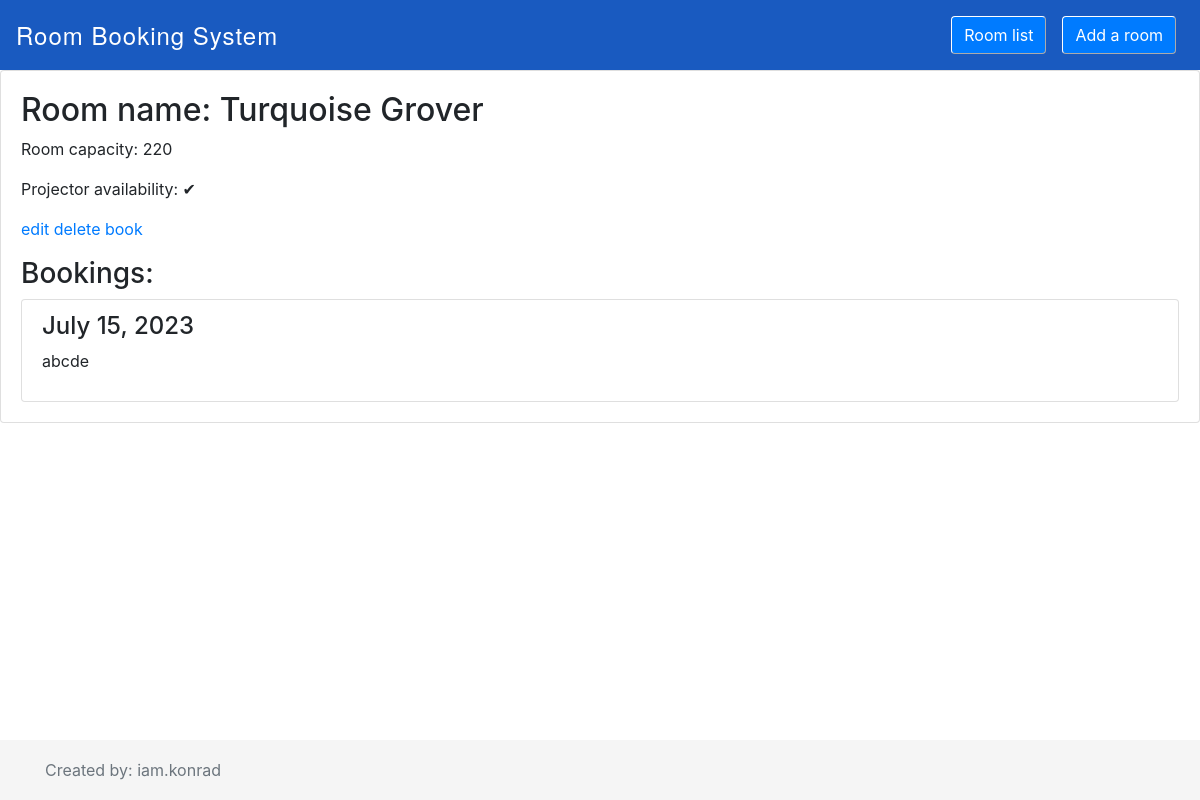
The page /room/4/ on the database its author committed.
### reservation_app/models.py (models this page shows)
class ConferenceRoom(models.Model):
    name=models.CharField(max_length=255, unique=True)
    capacity=models.PositiveIntegerField()
    projector_availability=models.BooleanField(default=False)

class RoomReservation(models.Model):
    room_id = models.ForeignKey(ConferenceRoom, on_delete=models.CASCADE)
    date=models.DateField()
    comment=models.TextField(null=True)
    class Meta:
        unique_together = ('room_id','date',)

### reservation_app/views.py (the view)
# urls.py: path('room/<int:room_id>/', RoomDetailsView.as_view(), name="room-details"),
class RoomDetailsView(View):
    def get(self, request, room_id):
        room = ConferenceRoom.objects.get(id=room_id)
        reservations = room.roomreservation_set.filter(date__gte=str(datetime.date.today())).order_by('date')
        return render(request, "room_details.html", context={"room": room, "reservations": reservations})

### reservation_app/templates/room_details.html (shortened to what this page needs)
<!DOCTYPE html>
<html lang="en">
<head>
  <link rel="stylesheet" href="https://maxcdn.bootstrapcdn.com/bootstrap/4.0.0/css/bootstrap.min.css">
</head>
<body>
<nav class="navbar navbar-expand-lg navbar-dark" style="background-color: #195AC0;">
  <div class="mx-auto">
    <a class="navbar-brand" href="http://127.0.0.1:8000/" style="font-family: 'Helvetica Neue', Arial, sans-serif; font-size: 24px; font-weight: lighter; letter-spacing: 1px; text-decoration: none; color: white;">
      Room Booking System
    </a>
  </div>
  <div class="collapse navbar-collapse" id="navbarNavAltMarkup">
    <div class="navbar-nav ml-auto">
      <a class="nav-item nav-link active" href="http://127.0.0.1:8000/">
        <button class="btn btn-primary" style="border: 1px outset white;">Room list</button>
      </a>
      <a class="nav-item nav-link" href="/room/new/">
        <button class="btn btn-primary" style="border: 1px outset white;">Add a room</button>
      </a>
    </div>
  </div>
</nav>
<div class="card">
  <div class="card-body">
    <h2>Room name: {{ room.name }}</h2>
    <p>Room capacity: {{ room.capacity }}</p>
    <p>Projector availability:
      {% if room.projector_availability %}
        <td class="col-2" style="color:green;">&#10004;</td>
      {% else %}
        <td class="col-2" style="color:red;">&#10060;</td>
      {% endif %}
    </p>
    <p>
      <a href="/room/modify/{{ room.id }}/">edit</a>
      <a href="/room/delete/{{ room.id }}/">delete</a>
      <a href="/room/reserve/{{ room.id }}/">book</a>
    </p>
    <h3>Bookings:</h3>
    <ul class="list-group">
      {% for reservation in reservations %}
        <li class="list-group-item">
          <h4>{{ reservation.date }}</h4>
          <p>{{ reservation.comment }}</p>
        </li>
      {% endfor %}
    </ul>
  </div>
</div>
<footer class="footer">
      <div class="container">
        <span class="text-muted">Created by: iam.konrad</span>
      </div>
    </footer>
</body>
</html>

### reservation_app/templates/room_details.html (style rules this page uses)
.footer { position: absolute; bottom: 0; width: 100%; height: 60px; line-height: 60px; background-color: #f5f5f5; }

### rows shown on the page
ConferenceRoom: name "Turquoise Grover", capacity "220"
RoomReservation: date "July 15, 2023", comment "abcde"
